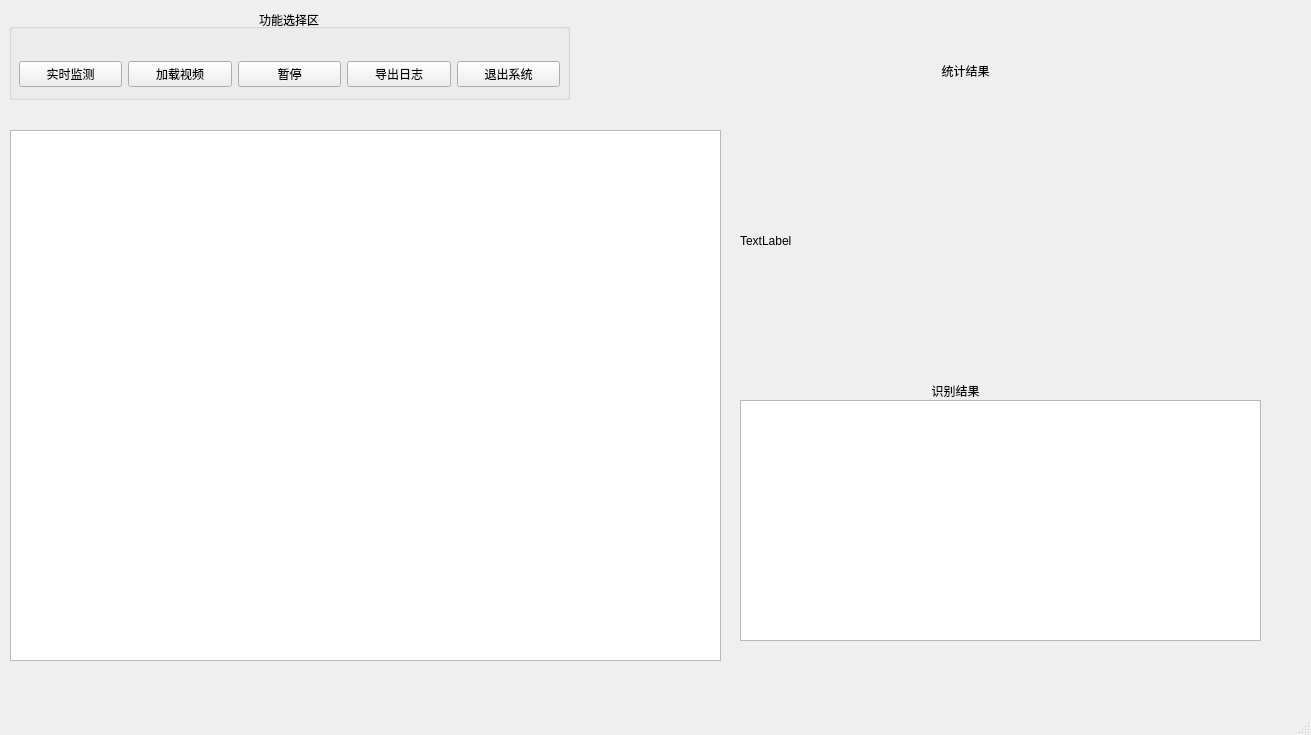
<?xml version="1.0" encoding="UTF-8"?>
<ui version="4.0">
 <class>MainWindow</class>
 <widget class="QMainWindow" name="MainWindow">
  <property name="geometry">
   <rect>
    <x>0</x>
    <y>0</y>
    <width>1311</width>
    <height>735</height>
   </rect>
  </property>
  <property name="windowTitle">
   <string>MainWindow</string>
  </property>
  <widget class="QWidget" name="centralwidget">
   <widget class="QGroupBox" name="groupBox">
    <property name="geometry">
     <rect>
      <x>9</x>
      <y>9</y>
      <width>561</width>
      <height>91</height>
     </rect>
    </property>
    <property name="minimumSize">
     <size>
      <width>561</width>
      <height>91</height>
     </size>
    </property>
    <property name="title">
     <string>功能选择区</string>
    </property>
    <property name="alignment">
     <set>Qt::AlignCenter</set>
    </property>
    <widget class="QWidget" name="layoutWidget">
     <property name="geometry">
      <rect>
       <x>10</x>
       <y>40</y>
       <width>541</width>
       <height>51</height>
      </rect>
     </property>
     <layout class="QHBoxLayout" name="horizontalLayout">
      <item>
       <widget class="QPushButton" name="real_time_camera">
        <property name="text">
         <string>实时监测</string>
        </property>
       </widget>
      </item>
      <item>
       <widget class="QPushButton" name="btn_input">
        <property name="text">
         <string>加载视频</string>
        </property>
       </widget>
      </item>
      <item>
       <widget class="QPushButton" name="btn_pause">
        <property name="text">
         <string>暂停</string>
        </property>
       </widget>
      </item>
      <item>
       <widget class="QPushButton" name="export_log">
        <property name="text">
         <string>导出日志</string>
        </property>
       </widget>
      </item>
      <item>
       <widget class="QPushButton" name="quit_system">
        <property name="text">
         <string>退出系统</string>
        </property>
       </widget>
      </item>
     </layout>
    </widget>
   </widget>
   <widget class="QGraphicsView" name="label_video">
    <property name="geometry">
     <rect>
      <x>10</x>
      <y>130</y>
      <width>711</width>
      <height>531</height>
     </rect>
    </property>
    <property name="minimumSize">
     <size>
      <width>561</width>
      <height>531</height>
     </size>
    </property>
   </widget>
   <widget class="QLabel" name="recognition_results_label">
    <property name="geometry">
     <rect>
      <x>790</x>
      <y>370</y>
      <width>331</width>
      <height>41</height>
     </rect>
    </property>
    <property name="minimumSize">
     <size>
      <width>331</width>
      <height>41</height>
     </size>
    </property>
    <property name="text">
     <string>识别结果</string>
    </property>
    <property name="alignment">
     <set>Qt::AlignCenter</set>
    </property>
   </widget>
   <widget class="QLabel" name="statistics_results_label">
    <property name="geometry">
     <rect>
      <x>800</x>
      <y>50</y>
      <width>331</width>
      <height>41</height>
     </rect>
    </property>
    <property name="minimumSize">
     <size>
      <width>331</width>
      <height>41</height>
     </size>
    </property>
    <property name="text">
     <string>统计结果</string>
    </property>
    <property name="alignment">
     <set>Qt::AlignCenter</set>
    </property>
   </widget>
   <widget class="QLabel" name="data_statistic_show">
    <property name="geometry">
     <rect>
      <x>740</x>
      <y>110</y>
      <width>501</width>
      <height>261</height>
     </rect>
    </property>
    <property name="text">
     <string>TextLabel</string>
    </property>
   </widget>
   <widget class="QListWidget" name="recognition_result">
    <property name="geometry">
     <rect>
      <x>740</x>
      <y>400</y>
      <width>521</width>
      <height>241</height>
     </rect>
    </property>
   </widget>
  </widget>
  <widget class="QMenuBar" name="menubar">
   <property name="geometry">
    <rect>
     <x>0</x>
     <y>0</y>
     <width>1311</width>
     <height>23</height>
    </rect>
   </property>
  </widget>
  <widget class="QStatusBar" name="statusbar"/>
 </widget>
 <resources/>
 <connections/>
</ui>
